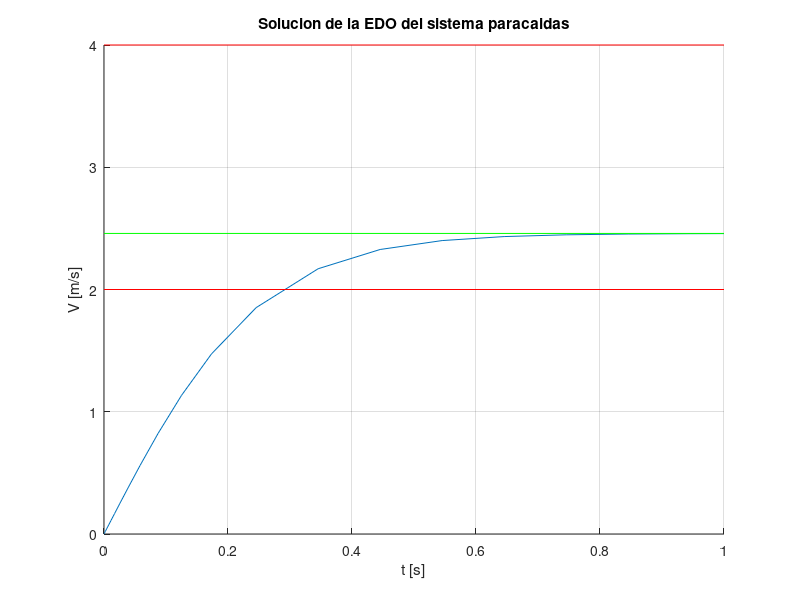

Write the MATLAB code that produced this figure.
x0 = 0;
t_f=1;
m=0.5;
r=0.8;
n=6;
S=1.22;
c_d=0.8;
g=9.81;
A=(n/2)*r^2*sin((2*pi)/n);
C=(1/(2*m))*c_d*S*A;
v_f=sqrt((2*g*m)/(c_d*S*A));

function derx = priorden(t,x,g,C) 
derx = g-C*x^2;
endfunction

[t,x] = ode23('priorden',[0 t_f],x0,g,C);
hold
grid
title('Solucion de la EDO del sistema paracaidas');
xlabel('t [s]');
ylabel('V [m/s]');
plot(t,x);
line([0 t_f], [4 4], "linestyle", "-", "color", "r")
line([0 t_f], [v_f v_f], "linestyle", "-", "color", "g")
line([0 t_f], [2 2], "linestyle", "-", "color", "r")

